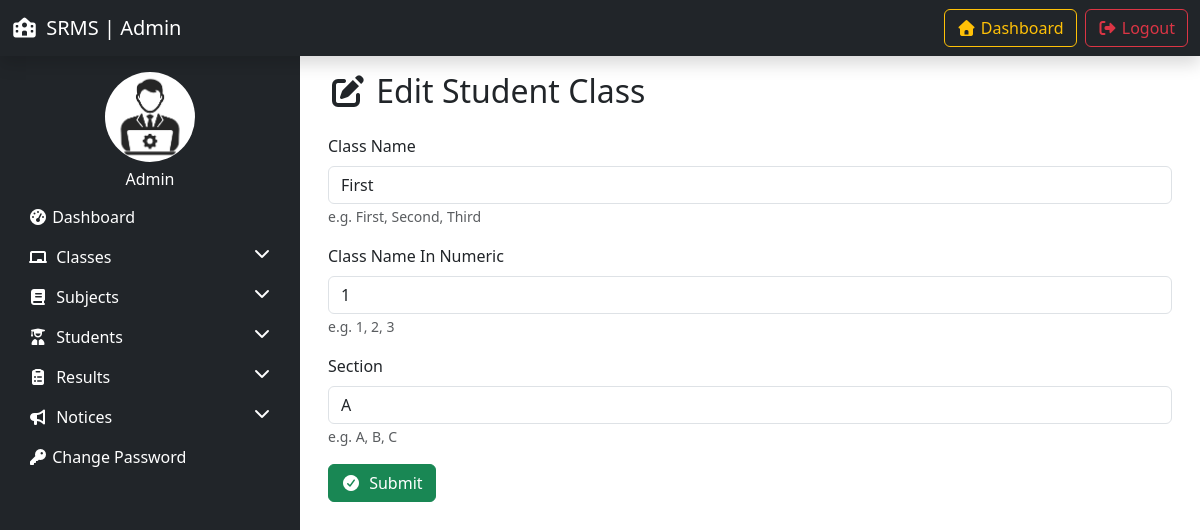
The page /edit_class/5/ (signed in) on the database its author committed.
### resultapp/models.py (models this page shows, shortened)
class Class(models.Model):
    class_name = models.CharField(max_length=50)
    class_numeric = models.IntegerField()
    section = models.CharField(max_length=50)
    creation_date = models.DateTimeField(auto_now_add=True)
    updation_date = models.DateTimeField(auto_now=True)

### resultapp/views.py (the view, shortened to what this page needs)
# urls.py: path('edit_class/<int:class_id>/', edit_class, name='edit_class'),
@login_required(login_url='admin-login')
def edit_class(request, class_id):
    class_instance = get_object_or_404(Class, id=class_id)
    return render(request, 'edit_class.html', locals())

### resultapp/templates/edit_class.html (shortened to what this page needs)
{% extends 'admin_base.html' %}
{% load static %}
{% block content %}
<div class="container">
    <h2 class="mb-4"> <i class="fas fa-edit"></i> Edit Student Class</h2>
    <form method="post">
        <div class="mb-3">
            <label for="classname" class="form-label">Class Name</label>
            <input type="text" class="form-control" id="classname" name="classname" placeholder="Enter Class Name" value="{{class_instance.class_name}}" required>
            <small class="text-muted">e.g. First, Second, Third</small>
        </div>
        <div class="mb-3">
            <label for="classnumeric" class="form-label">Class Name In Numeric</label>
            <input type="text" class="form-control" id="classnumeric" name="classnumeric" placeholder="Enter Class Name in Numeric" value="{{class_instance.class_numeric}}" required>
            <small class="text-muted">e.g. 1, 2, 3</small>
        </div>
        <div class="mb-3">
            <label for="section" class="form-label">Section</label>
            <input type="text" class="form-control" id="section" name="section" placeholder="Enter Section" value="{{class_instance.section}}" required>
            <small class="text-muted">e.g. A, B, C</small>
        </div>
        <button type="submit" class="btn btn-success">
           <i class="fas fa-check-circle me-1"></i> Submit
        </button>
    </form>
</div>
{% endblock %}

### rows shown on the page
Class: classname "First", classnumeric "1", section "A"
